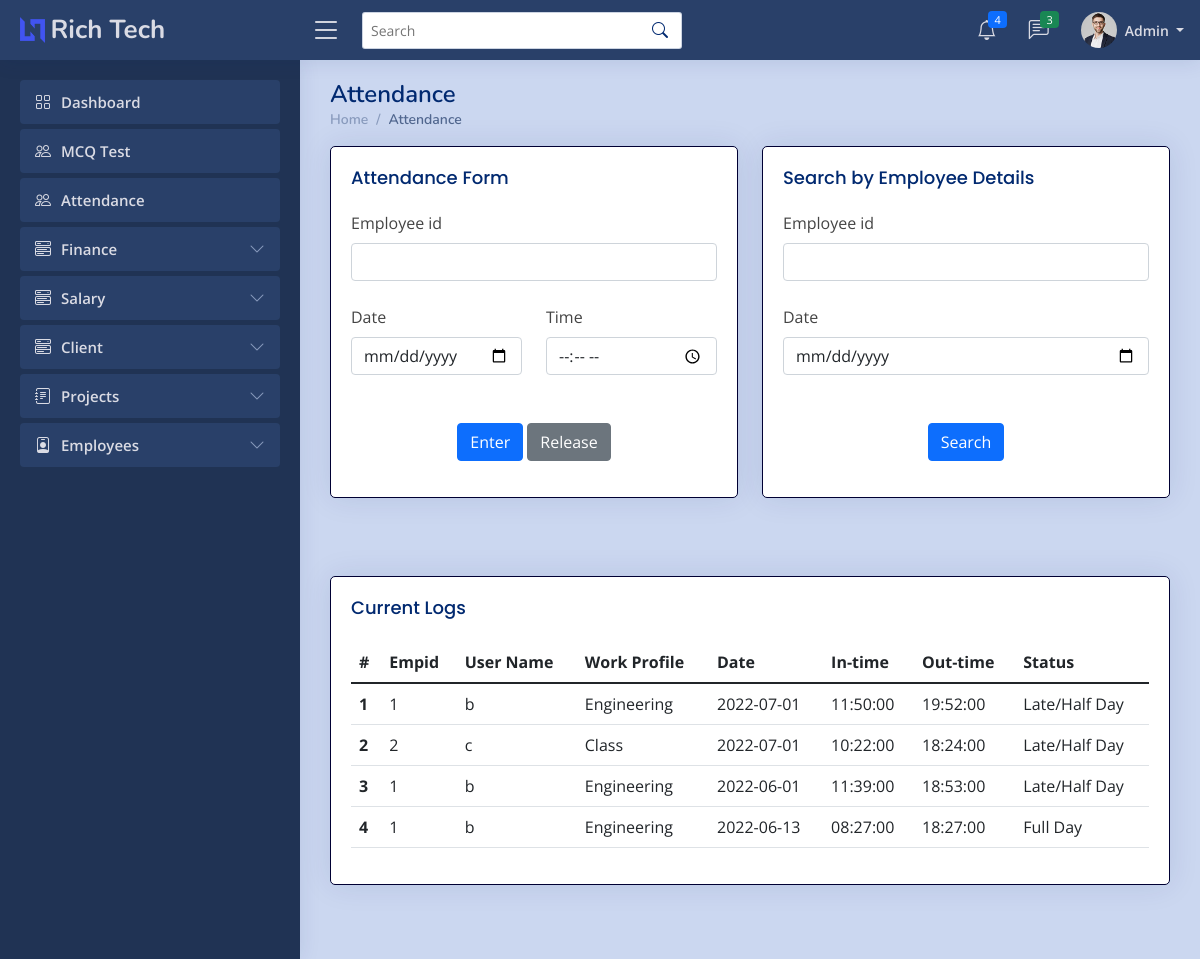
The page /admin/attendance.php (signed in) on the database as committed earlier.
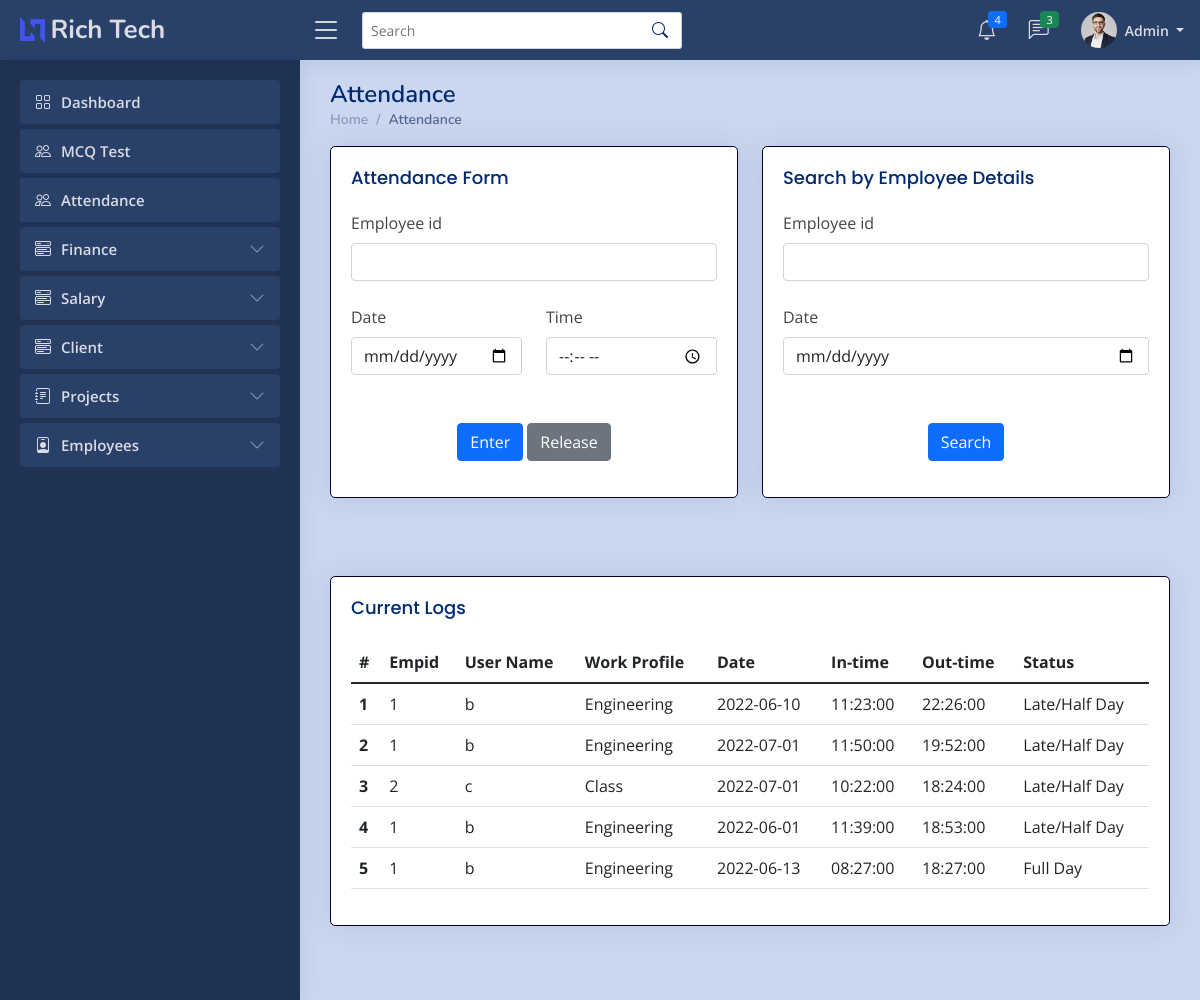
The same page on the database as committed later.
### tables this page shows
CREATE TABLE `attendancet` (
  `Id` int(7) NOT NULL,
  `uname` varchar(255) NOT NULL,
  `empid` varchar(255) NOT NULL,
  `ddate` date NOT NULL,
  `intime` time NOT NULL,
  `outtime` time DEFAULT NULL,
  `fullday` text DEFAULT NULL
);

CREATE TABLE `empt` (
  `Id` int(7) NOT NULL,
  `uname` varchar(255) NOT NULL,
  `empid` varchar(255) NOT NULL,
  `ename` varchar(255) NOT NULL,
  `deptname` varchar(255) NOT NULL,
  `email` varchar(255) NOT NULL,
  `mobile` varchar(14) NOT NULL,
  `dob` datetime NOT NULL,
  `eaddress` varchar(255) NOT NULL,
  `pphoto` longblob NOT NULL,
  `cv` longblob NOT NULL,
  `bio` longtext NOT NULL,
  `github` varchar(255) NOT NULL,
  `twitter` varchar(255) NOT NULL,
  `insta` varchar(255) NOT NULL,
  `linkedin` varchar(255) NOT NULL,
  `wstatus` varchar(20) NOT NULL
);

### admin/attendance.php (the view, shortened to what the changed rows need)
<?php
    if ($_SESSION['erole']=="admin"){
    ?>
<!DOCTYPE html>
<html lang="en">
    <head>
        <link href="../assets/vendor/bootstrap/css/bootstrap.min.css" rel="stylesheet">
        <link rel="stylesheet" href="../assets/vendor/bootstrap-icons/bootstrap-icons.css?v=<?php echo time(); ?>">
        <link href="../assets/vendor/boxicons/css/boxicons.min.css" rel="stylesheet">
        <link href="../assets/vendor/quill/quill.snow.css" rel="stylesheet">
        <link href="../assets/vendor/quill/quill.bubble.css" rel="stylesheet">
        <link href="../assets/vendor/remixicon/remixicon.css" rel="stylesheet">
        <link href="../assets/vendor/simple-datatables/style.css" rel="stylesheet">
        <link rel="stylesheet" href="../assets/css/style.css?v=<?php echo time(); ?>">
    </head>
    <body>
        <main id="main" class="main">
        <div class="pagetitle">
                <h1>Attendance</h1>
            </div>
            <br>
            <br>
            <section class="section dashboard">
                <div class="row">
                    <div class="col-md-12">
                        <div class="card">
                            <div class="card-body">
                                <?php
                                    include '../imports/config.php';
                                    $conn=mysqli_connect($server_name,$username,$password,$database_name);
                                    if(isset($_POST['searchattendance']) ){
                                        $empid=$_POST['empid'];
                                        $date=$_POST['date'];
                                        if ($date !="") {
                                            $sql="SELECT * FROM attendancet WHERE empid='$empid' AND ddate='$date' ORDER BY Id DESC";
                                            $records=mysqli_query($conn,$sql);
                                        }else{
                                            $sql="SELECT * FROM attendancet WHERE empid='$empid' ORDER BY Id DESC";
                                            $records=mysqli_query($conn,$sql);
                                        }
                                        if(mysqli_num_rows($records)>0){
                                            $n=1;
                                            echo '<div class="table-responsive">';
                                            echo '<table class="table datatable">';
                                                echo '<thead class="thead-dark">';
                                                    echo '<tr>';
                                                    echo '<th scope="col">#</th>';
                                                    echo '<th scope="col">Empid</th>';
                                                    echo '<th scope="col">User Name</th>';
                                                    echo '<th scope="col">Work-Profile</th>';
                                                    echo '<th scope="col">Date</th>';
                                                    echo '<th scope="col">In-time</th>';
                                                    echo '<th scope="col">Out-time</th>';
                                                    echo '<th scope="col">Status</th>';
                                                    echo '</tr>';
                                                echo '</thead>';
                                                echo '<tbody>';
                                                while($data = mysqli_fetch_array($records)){
                                                    $empid=$data['empid'];
                                                    $ename=$data['uname'];
                                                    $ddate=$data['ddate'];
                                                    $mysql = "SELECT bio from empt where empid='$empid'";
                                                    $result2 = mysqli_query($conn, $mysql);
                                                    $row2 = mysqli_fetch_assoc($result2);
                                                    $bio = $row2['bio'];
                                                    $intime=$data['intime'];
                                                    $outtime=$data['outtime'];
                                                    if ($outtime=="") {
                                                        $outtime="Working";
                                                    }
                                                    $status=$data['fullday'];
                                                    if ($status=="True") {
                                                        $status="Full Day";
                                                    }
                                                    elseif ($status=="False" && $outtime=="Working") {
                                                        $status="";
                                                    }
                                                    else{
                                                        $status="Late/Half Day";
                                                    }
                                                    echo '<tr>
                                                            <th scope="row">'.$n.'</th>
                                                            <td>'.$empid.'</td>
                                                            <td>'.$ename.'</td>
                                                            <td>'.$bio.'</td>
                                                            <td>'.$ddate.'</td>
                                                            <td>'.$intime.'</td>
                                                            <td>'.$outtime.'</td>
                                                            <td>'.$status.'</td>
                                                            </tr>';
                                                    $n+=1;
                                                }
                                                echo '</tbody>
                                        </table>';
                                        echo '</div>';
                                        }
                                        else{
                                            echo "No data found";
                                        }
                                    }else{
                                        $sql_query = "SELECT * from attendancet ORDER BY Id DESC";
                                        $records = mysqli_query($conn, $sql_query);
                                        $n=1;
                                        echo '<div class="table-responsive">';
                                        echo '<table class="table datatable">';
                                            echo '<thead class="thead-dark">';
                                                echo '<tr>';
                                                echo '<th scope="col">#</th>';
                                                echo '<th scope="col">Empid</th>';
                                                echo '<th scope="col">User Name</th>';
                                                echo '<th scope="col">Work Profile</th>';
                                                echo '<th scope="col">Date</th>';
                                                echo '<th scope="col">In-time</th>';
                                                echo '<th scope="col">Out-time</th>';
                                                echo '<th scope="col">Status</th>';
                                                echo '</tr>';
                                            echo '</thead>';
                                            echo '<tbody>';
                                            while($data = mysqli_fetch_array($records)){
                                                $empid=$data['empid'];
                                                $ename=$data['uname'];
                                                $ddate=$data['ddate'];
                                                $mysql = "SELECT bio from empt where empid='$empid'";
                                                $result2 = mysqli_query($conn, $mysql);
                                                $row2 = mysqli_fetch_assoc($result2);
                                                $bio = $row2['bio'];
                                                $intime=$data['intime'];
                                                $outtime=$data['outtime'];
                                                $status=$data['fullday'];
                                                if ($status=="True") {
                                                    $status="Full Day";
                                                }
                                                elseif ($status=="False" && $outtime=="Working") {
                                                    $status="";
                                                }
                                                else{
                                                    $status="Late/Half Day";
                                                }
                                                echo '<tr>
                                                        <th scope="row">'.$n.'</th>
                                                        <td>'.$empid.'</td>
                                                        <td>'.$ename.'</td>
                                                        <td>'.$bio.'</td>
                                                        <td>'.$ddate.'</td>
                                                        <td>'.$intime.'</td>
                                                        <td>'.$outtime.'</td>
                                                        <td>'.$status.'</td>
                                                        </tr>';
                                                $n+=1;
                                            }
                                            echo '</tbody>
                                            </table>';
                                            echo '</div>';
                                        }
                                    ?>
                            </div>
                        </div>
                    </div>
                </div>
            </section>
        </main>
    </body>
</html>
<?php
    }
    else{
    ob_start();
    header('Location: '.'../index.php');
    ob_end_flush();
    die();
    }
    ?>

Rows that differ between the two databases and show on the page:
added attendancet: empid "1", uname "b", empt.bio "Engineering", ddate "2022-06-10", intime "11:23:00", outtime "22:26:00", status "Late/Half Day"
